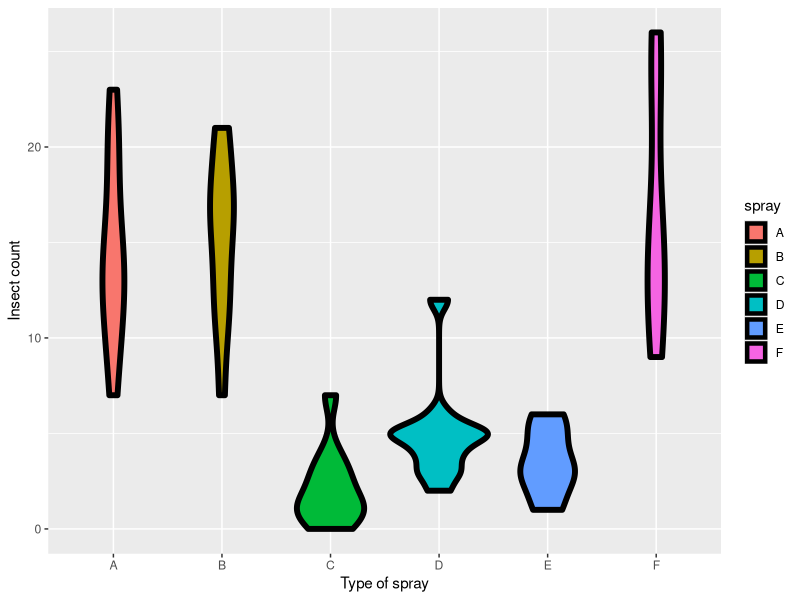
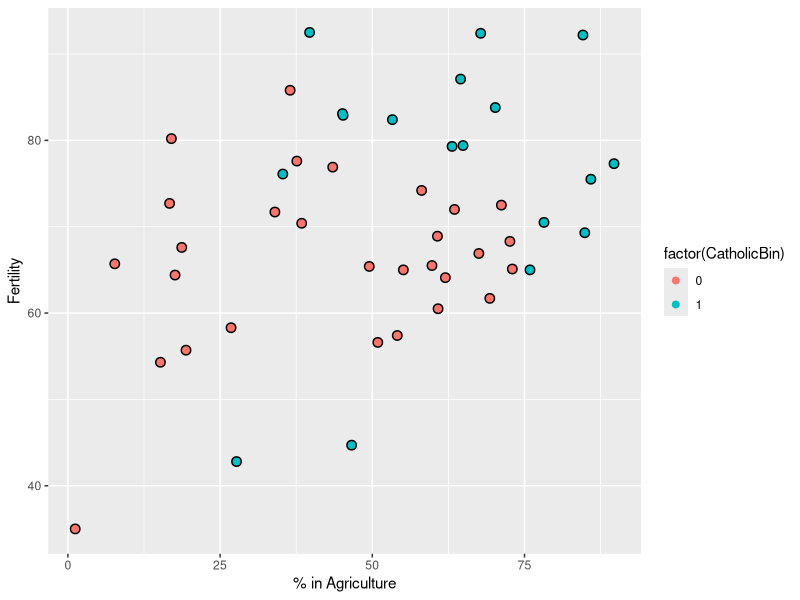
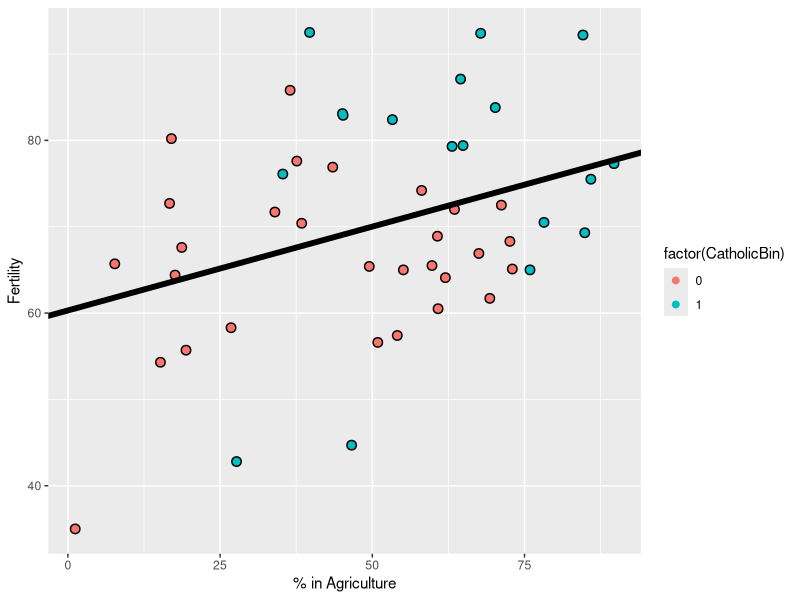
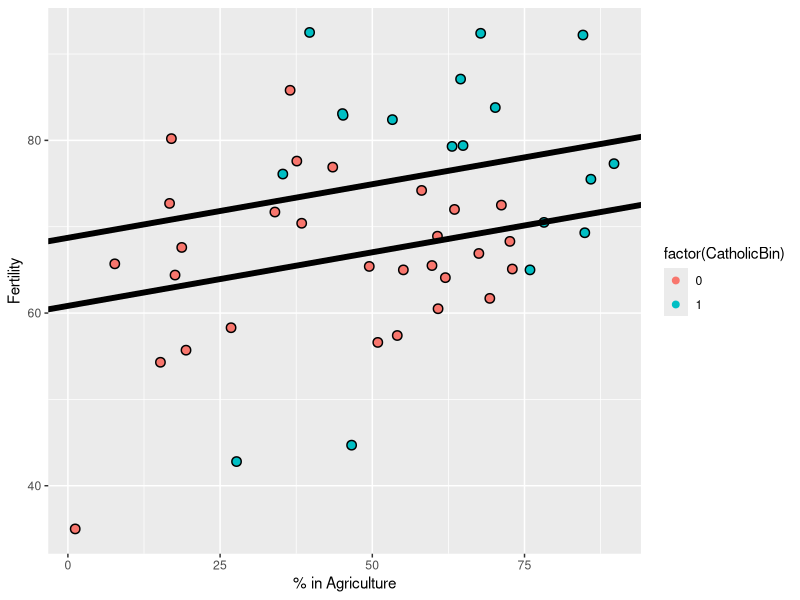
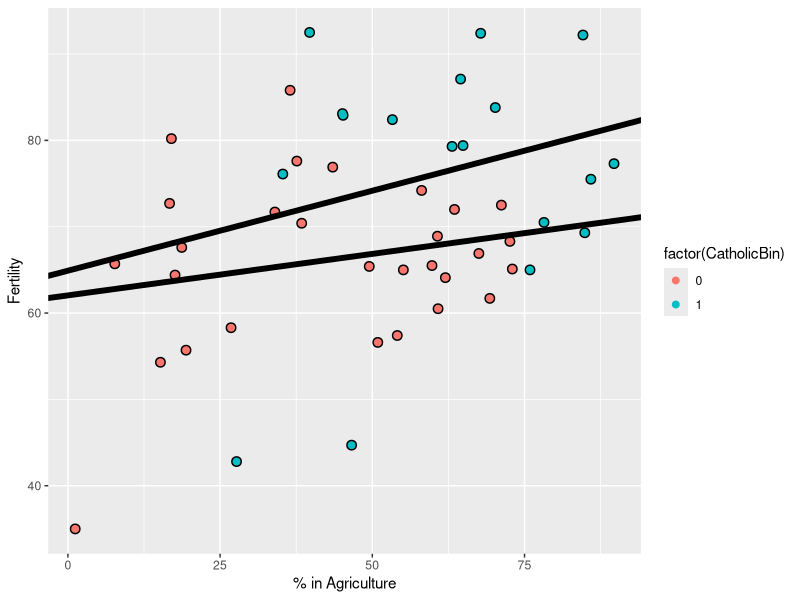
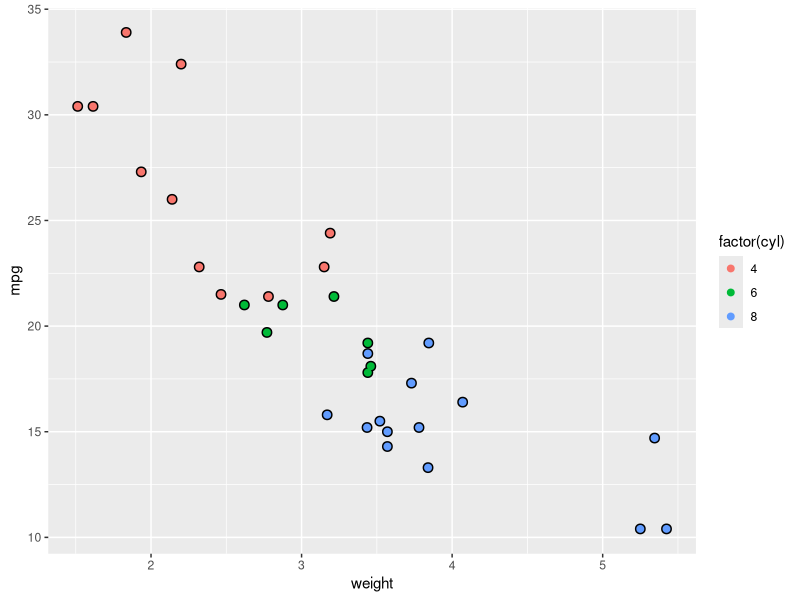
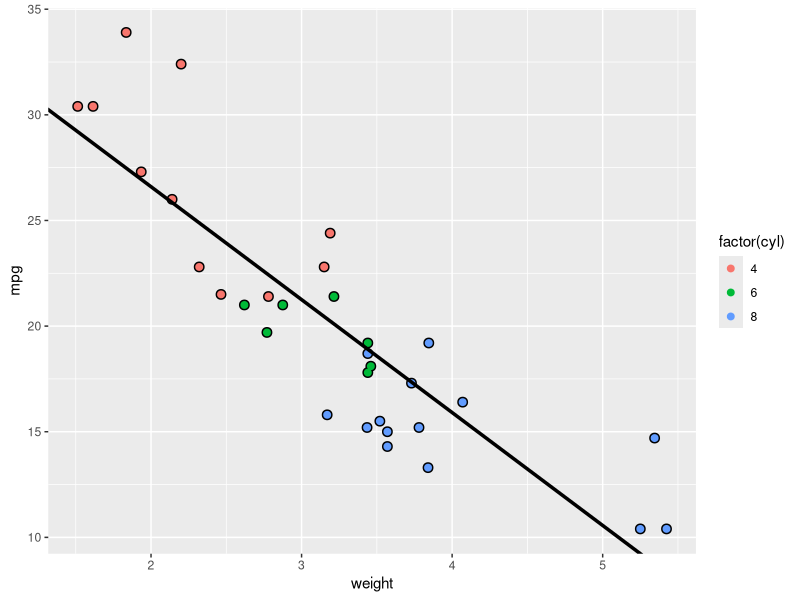
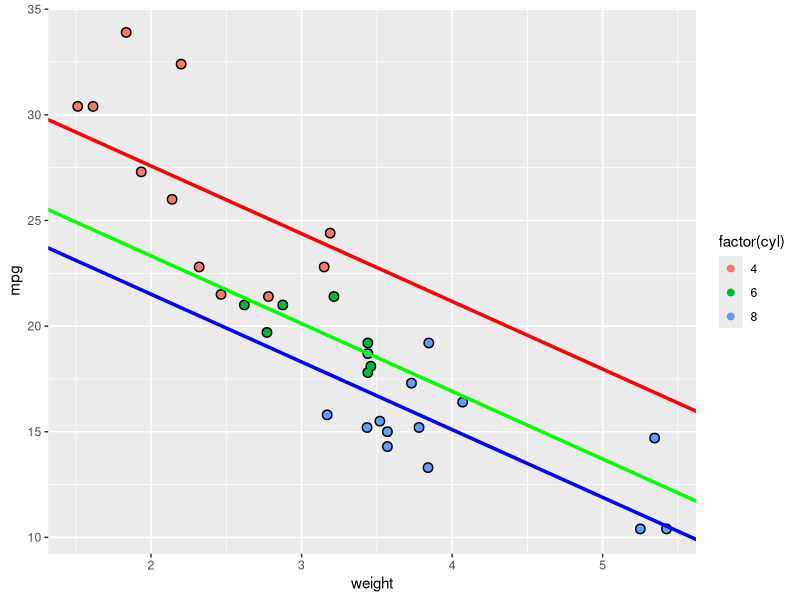

These charts were generated, in order, by the following R code:
require(datasets);data(InsectSprays); require(stats); require(ggplot2)
str(InsectSprays)
#plotting the data
g = ggplot(data = InsectSprays, aes(y = count, x = spray, fill  = spray))
g = g + geom_violin(colour = "black", size = 2)
g = g + xlab("Type of spray") + ylab("Insect count")
g


# checking the coefficients
summary(lm(count ~ spray, data = InsectSprays))$coef
# T-test (p-value) test whether e.g. spray B is different from spray A

# same but doing it manually - so every level of factor if a separate predictor
# A is omitted as it's redundant (we use intercept instead)
summary(lm(count ~ 
               I(1 * (spray == 'B')) + I(1 * (spray == 'C')) + 
               I(1 * (spray == 'D')) + I(1 * (spray == 'E')) +
               I(1 * (spray == 'F'))
           , data = InsectSprays))$coef

# even if we add A - we get NA (it's redundant)
summary(lm(count ~ 
               I(1 * (spray == 'B')) + I(1 * (spray == 'C')) +  
               I(1 * (spray == 'D')) + I(1 * (spray == 'E')) +
               I(1 * (spray == 'F')) + I(1 * (spray == 'A')), 
           data = InsectSprays))

# but if we remove intercept => then A is there instead
summary(lm(count ~ spray - 1, data = InsectSprays))$coef
# but now coefficients are exactly means of corresponding factors
# while with intercept they were related to mean of A (intercept estimate)
# so T-test (p-value) tests whether e.g. spray B is killing any insects by itself (mean <> 0)

library(dplyr)
summarise(group_by(InsectSprays, spray), mn = mean(count))


## Releveling

spray2 <- relevel(InsectSprays$spray, "C")
summary(lm(count ~ spray2, data = InsectSprays))$coef
# now spray C is a reference level





## Examples with Swiss data

library(datasets); data(swiss)
head(swiss)

library(dplyr); 
swiss = mutate(swiss, CatholicBin = 1 * (Catholic > 50))

g = ggplot(swiss, aes(x = Agriculture, y = Fertility, colour = factor(CatholicBin)))
g = g + geom_point(size = 3, colour = "black") + geom_point(size = 2)
g = g + xlab("% in Agriculture") + ylab("Fertility")
g


#No effect of religion
summary(lm(Fertility ~ Agriculture, data = swiss))$coef

fit = lm(Fertility ~ Agriculture, data = swiss)
g1 = g
g1 = g1 + geom_abline(intercept = coef(fit)[1], slope = coef(fit)[2], size = 2)
g1

#Parallel lines 
summary(lm(Fertility ~ Agriculture + factor(CatholicBin), data = swiss))$coef

fit = lm(Fertility ~ Agriculture + factor(CatholicBin), data = swiss)
g1 = g
g1 = g1 + geom_abline(intercept = coef(fit)[1], slope = coef(fit)[2], size = 2)
g1 = g1 + geom_abline(intercept = coef(fit)[1] + coef(fit)[3], slope = coef(fit)[2], size = 2)
g1




# Lines with different slopes and intercepts

summary(lm(Fertility ~ Agriculture * factor(CatholicBin), data = swiss))$coef

fit = lm(Fertility ~ Agriculture * factor(CatholicBin), data = swiss)
g1 = g
g1 = g1 + geom_abline(intercept = coef(fit)[1], slope = coef(fit)[2], size = 2)
g1 = g1 + geom_abline(intercept = coef(fit)[1] + coef(fit)[3], 
                      slope = coef(fit)[2] + coef(fit)[4], size = 2)
g1

##############################################################################
##                          Examples with mtcars data                       ##
##############################################################################

data(mtcars); str(mtcars)
require(ggplot2)


#plotting the data
g <- ggplot(data = mtcars, aes(y = mpg, x = wt, colour  = factor(cyl)))
g <- g + geom_point(size = 3, colour = "black") + geom_point(size = 2)
g <- g + xlab("weight") + ylab("mpg")
g

#No effect of cyl
summary(lm(mpg ~ wt, data = mtcars))$coef

fit0 <- lm(mpg ~ wt, data = mtcars)
g1 <- g
g1 <- g1 + geom_abline(intercept = coef(fit0)[1], 
                       slope = coef(fit0)[2], size = 1.2)
g1

#Parallel lines 
summary(lm(mpg ~ wt + factor(cyl), mtcars))$coef
# wt coefficient interpretation:
# The estimated expected change in mpg per one unit increase in wt 
# for a specific number of cylinders (4, 6, 8)

fit1 <- lm(mpg ~ wt + factor(cyl), mtcars)
g1 <- g
g1 <- g1 + geom_abline(intercept = coef(fit1)[1], 
                       slope = coef(fit1)[2], size = 1.2, color = "red")

g1 <- g1 + geom_abline(intercept = coef(fit1)[1] + coef(fit1)[3], 
                       slope = coef(fit1)[2], size = 1.2, color = "green")

g1 <- g1 + geom_abline(intercept = coef(fit1)[1] + coef(fit1)[4], 
                       slope = coef(fit1)[2], size = 1.2, color = "blue")
g1


# Lines with different slopes and intercepts
summary(lm(mpg ~ wt * factor(cyl), mtcars))$coef

fit2 <- lm(mpg ~ wt * factor(cyl), mtcars)
g1 <- g
g1 <- g1 + geom_abline(intercept = coef(fit2)[1], 
                       slope = coef(fit2)[2], size = 1.2, color = "red")

g1 <- g1 + geom_abline(intercept = coef(fit2)[1] + coef(fit2)[3], 
                       slope = coef(fit2)[2] + coef(fit2)[5], size = 1.2, color = "green")

g1 <- g1 + geom_abline(intercept = coef(fit2)[1] + coef(fit2)[4], 
                       slope = coef(fit2)[2] + coef(fit2)[6], size = 1.2, color = "blue")
g1


# plotting just 1 'factor fitted line'

fit2_3 <- lm(mpg ~ wt, mtcars[mtcars$cyl == 4, ])
summary(fit2_3)$coef

g1 <- g
g1 <- g1 + geom_abline(intercept = coef(fit2_3)[1], 
                       slope = coef(fit2_3)[2], size = 1.2, color = "red")
g1



